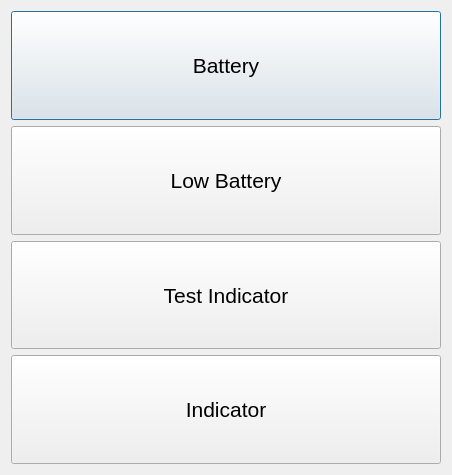
<?xml version="1.0" encoding="UTF-8"?>
<ui version="4.0">
 <class>ManualControlDialog</class>
 <widget class="QDialog" name="ManualControlDialog">
  <property name="geometry">
   <rect>
    <x>0</x>
    <y>0</y>
    <width>452</width>
    <height>475</height>
   </rect>
  </property>
  <property name="windowTitle">
   <string>Manual Control</string>
  </property>
  <property name="windowIcon">
   <iconset resource="resource.qrc">
    <normaloff>:/new/prefix1/images/pcb.ico</normaloff>:/new/prefix1/images/pcb.ico</iconset>
  </property>
  <property name="modal">
   <bool>false</bool>
  </property>
  <layout class="QVBoxLayout" name="verticalLayout">
   <item>
    <widget class="QPushButton" name="battery_button">
     <property name="sizePolicy">
      <sizepolicy hsizetype="Minimum" vsizetype="Minimum">
       <horstretch>0</horstretch>
       <verstretch>1</verstretch>
      </sizepolicy>
     </property>
     <property name="minimumSize">
      <size>
       <width>10</width>
       <height>10</height>
      </size>
     </property>
     <property name="font">
      <font>
       <pointsize>16</pointsize>
      </font>
     </property>
     <property name="text">
      <string>Battery</string>
     </property>
     <property name="checkable">
      <bool>true</bool>
     </property>
     <property name="checked">
      <bool>false</bool>
     </property>
     <property name="autoExclusive">
      <bool>false</bool>
     </property>
     <property name="default">
      <bool>false</bool>
     </property>
     <property name="flat">
      <bool>false</bool>
     </property>
    </widget>
   </item>
   <item>
    <widget class="QPushButton" name="low_battery_button">
     <property name="sizePolicy">
      <sizepolicy hsizetype="Minimum" vsizetype="Minimum">
       <horstretch>0</horstretch>
       <verstretch>1</verstretch>
      </sizepolicy>
     </property>
     <property name="minimumSize">
      <size>
       <width>10</width>
       <height>10</height>
      </size>
     </property>
     <property name="font">
      <font>
       <pointsize>16</pointsize>
      </font>
     </property>
     <property name="text">
      <string>Low Battery</string>
     </property>
     <property name="checkable">
      <bool>true</bool>
     </property>
     <property name="checked">
      <bool>false</bool>
     </property>
     <property name="autoExclusive">
      <bool>false</bool>
     </property>
     <property name="default">
      <bool>false</bool>
     </property>
     <property name="flat">
      <bool>false</bool>
     </property>
    </widget>
   </item>
   <item>
    <widget class="QPushButton" name="test_indicator_button">
     <property name="sizePolicy">
      <sizepolicy hsizetype="Minimum" vsizetype="Minimum">
       <horstretch>0</horstretch>
       <verstretch>1</verstretch>
      </sizepolicy>
     </property>
     <property name="minimumSize">
      <size>
       <width>10</width>
       <height>10</height>
      </size>
     </property>
     <property name="font">
      <font>
       <pointsize>16</pointsize>
      </font>
     </property>
     <property name="text">
      <string>Test Indicator</string>
     </property>
     <property name="checkable">
      <bool>true</bool>
     </property>
     <property name="checked">
      <bool>false</bool>
     </property>
     <property name="autoExclusive">
      <bool>false</bool>
     </property>
     <property name="default">
      <bool>false</bool>
     </property>
     <property name="flat">
      <bool>false</bool>
     </property>
    </widget>
   </item>
   <item>
    <widget class="QPushButton" name="indicator_button">
     <property name="sizePolicy">
      <sizepolicy hsizetype="Minimum" vsizetype="Minimum">
       <horstretch>0</horstretch>
       <verstretch>1</verstretch>
      </sizepolicy>
     </property>
     <property name="minimumSize">
      <size>
       <width>10</width>
       <height>10</height>
      </size>
     </property>
     <property name="font">
      <font>
       <pointsize>16</pointsize>
      </font>
     </property>
     <property name="text">
      <string>Indicator</string>
     </property>
     <property name="checkable">
      <bool>true</bool>
     </property>
     <property name="checked">
      <bool>false</bool>
     </property>
     <property name="autoExclusive">
      <bool>false</bool>
     </property>
     <property name="default">
      <bool>false</bool>
     </property>
     <property name="flat">
      <bool>false</bool>
     </property>
    </widget>
   </item>
  </layout>
 </widget>
 <resources>
  <include location="resource.qrc"/>
 </resources>
 <connections/>
</ui>
